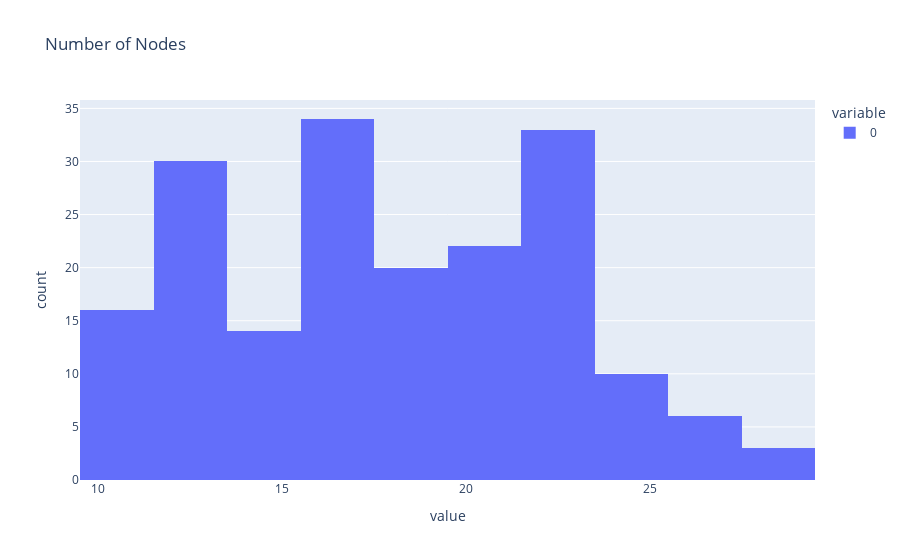
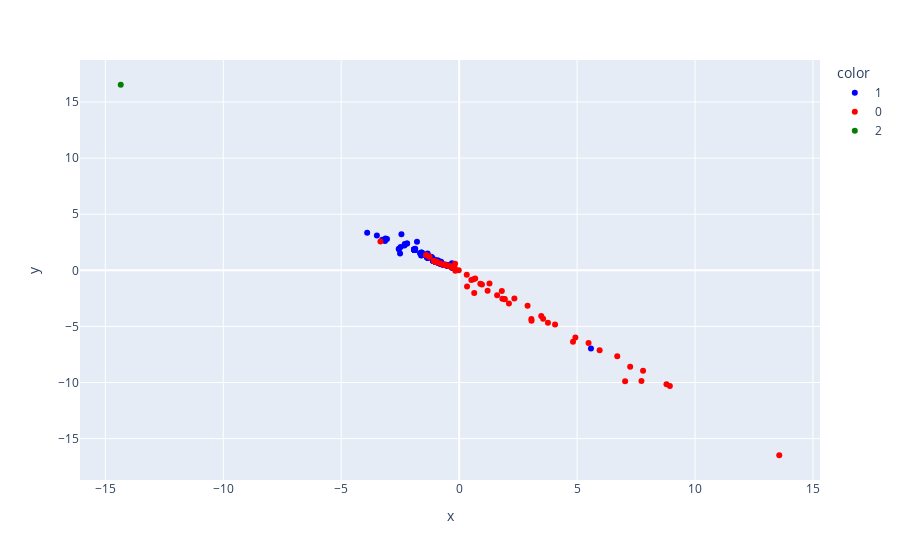
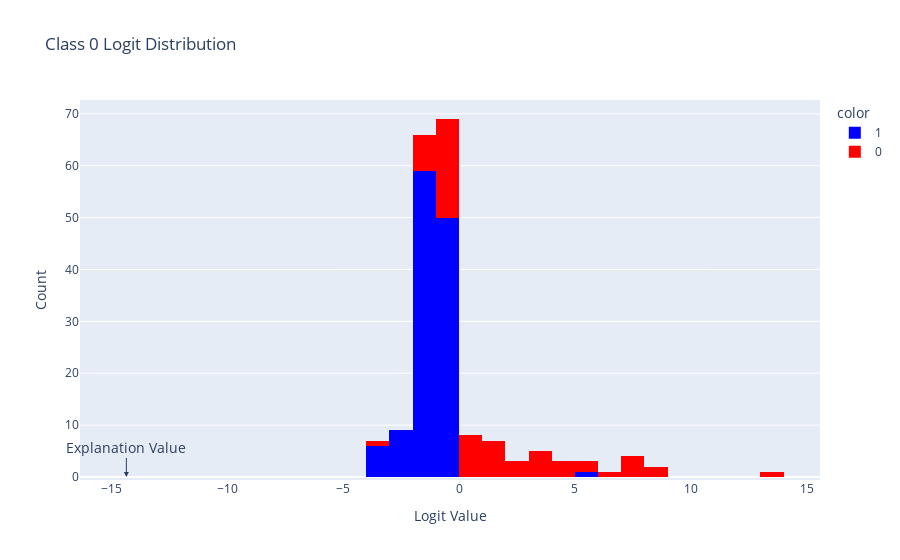
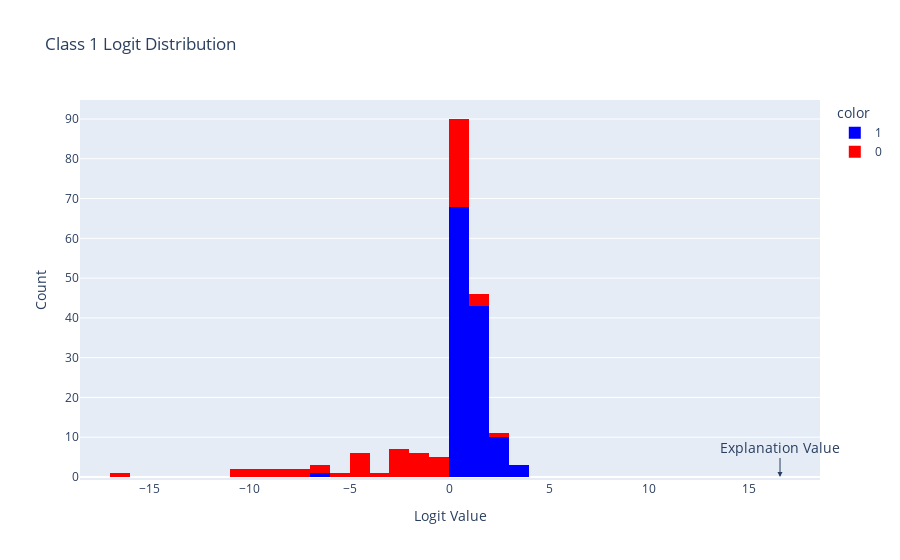

Notebook cell for these charts, in order:
### Code cell
all_outputs = []
max_output_value, min_output_value = None, None
max_activation_value = -float("inf")
num_nodes = []
for i, data in enumerate(dataset):
    data.x = data.x.double()
    outputs = nn(data).detach().numpy()
    if outputs[0][0] < -15: print(i)
    all_outputs.append(outputs)
    if max_output_value is None: max_output_value, min_output_value = -float("inf")*np.ones_like(outputs), float("inf")*np.ones_like(outputs)
    max_output_value = np.max(np.stack([max_output_value, outputs]),axis=0)
    min_output_value = np.min(np.stack([min_output_value, outputs]),axis=0)

    all_layer_outputs = nn.get_all_layer_outputs(data)
    embedding = dict(all_layer_outputs)[]

    all_activations = [output for _, output in all_layer_outputs]
    max_activation_value = max(max_activation_value, max(float(torch.max(torch.abs(activation))) for activation in all_activations))
    num_nodes.append(data.num_nodes)
print("Max Absolute Activation Value:", max_activation_value)
print("Min Class Output Value:", min_output_value)
print("Max Class Output Value:", max_output_value)
px.histogram(num_nodes, title="Number of Nodes").show()


all_outputs = np.concatenate(all_outputs, axis=0)
px.scatter(x=list(all_outputs[:, 0])+[exp_output[0]], y=list(all_outputs[:, 1])+[exp_output[1]], color=[str(int(d.y)) for d in dataset]+["2"], color_discrete_map={"0": "Red", "1": "Blue", "2": "Green"}).show()
for i in range(all_outputs.shape[-1]):
    fig = px.histogram(all_outputs[:, i], title=f"Class {i} Logit Distribution", color=[int(d.y) for d in dataset], color_discrete_map={0: "Red", 1: "Blue"})

    fig.add_annotation(
        text="Explanation Value",
        x=exp_output[i],
        y=0,  # Adjust the y-coordinate as needed
        showarrow=True,
        arrowhead=2,
        ax=0,  # Adjust the text label's position relative to the point
        font=dict(
            size=14,
        )
    )

    fig.update_layout(
        xaxis_title="Logit Value",
        yaxis_title="Count",
    )

    fig.update_xaxes(
        range=[min(min(all_outputs[:, i]), exp_output[i])-2, max(max(all_outputs[:, i]), exp_output[i])+2]
    )    

    fig.show()

### Figure 1 — Plotly figure (JSON) as saved in the notebook; plotly's stock layout.template omitted (floating-point values rounded to 4 significant figures; data arrays with more than 128 entries replaced by an {"elided": "..."} marker saying what was removed)
{"data": [{"alignmentgroup": "True", "bingroup": "x", "hovertemplate": "variable=0<br>value=%{x}<br>count=%{y}<extra></extra>", "legendgroup": "0", "marker": {"color": "#636efa", "pattern": {"shape": ""}}, "name": "0", "offsetgroup": "0", "orientation": "v", "showlegend": true, "type": "histogram", "x": {"elided": "188 int values"}, "xaxis": "x", "yaxis": "y"}], "layout": {"barmode": "relative", "legend": {"title": {"text": "variable"}, "tracegroupgap": 0}, "title": {"text": "Number of Nodes"}, "xaxis": {"anchor": "y", "domain": [0, 1], "title": {"text": "value"}}, "yaxis": {"anchor": "x", "domain": [0, 1], "title": {"text": "count"}}}}

### Figure 2 — Plotly figure (JSON) as saved in the notebook; plotly's stock layout.template omitted (floating-point values rounded to 4 significant figures)
{"data": [{"hovertemplate": "color=1<br>x=%{x}<br>y=%{y}<extra></extra>", "legendgroup": "1", "marker": {"color": "Blue", "symbol": "circle"}, "mode": "markers", "name": "1", "orientation": "v", "showlegend": true, "type": "scatter", "x": [-1.105, -1.34, -0.5176, -1.788, -1.105, -1.107, -0.9132, -0.8313, -1.322, -0.9081, -1.067, -1.056, -0.6228, -2.32, -1.911, -2.307, -1.05, -1.119, -1.889, -0.5806, -0.4173, -1.911, -1.016, -0.8459, -2.482, -0.5407, -1.096, -0.9938, -1.352, -1.105, -1.144, -1.889, -0.8285, -1.105, -2.558, -0.4887, -0.9369, -1.039, -0.6849, -0.3071, -3.122, -0.4575, -2.208, -1.911, -0.5451, -0.4901, -1.612, -0.5656, -1.863, -1.889, -0.6847, -0.9409, -1.072, -1.891, -0.6143, -1.188, -1.34, -1.442, -0.7373, -0.2991, -1.911, -1.911, -0.8821, -1.904, -2.21, -1.352, -1.889, -1.349, -0.4715, -0.6449, -1.337, -1.037, -1.889, -0.7634, -1.352, -1.904, 5.588, -1.583, -0.7432, -1.322, -0.9831, -1.027, -0.8832, -0.4619, -1.889, -0.735, -1.657, -1.352, -3.143, -0.5422, -1.027, -0.8285, -1.612, -1.011, -0.634, -0.4286, -0.402, -1.027, -2.558, -3.259, -0.8285, -1.027, -1.585, -1.583, -1.585, -0.9369, -0.5262, -0.8285, -0.9262, -1.325, -2.448, -0.8049, -1.207, -3.06, -1.312, -3.899, -0.5349, -0.8098, -0.8832, -3.488, -2.504, -0.9869, -0.8049, -0.8097, -1.635], "xaxis": "x", "y": [0.8571, 1.135, 0.4308, 2.549, 0.8571, 0.8543, 0.8897, 0.6297, 1.114, 0.6951, 0.9452, 0.9478, 0.4824, 2.203, 1.844, 2.336, 0.9259, 1.033, 1.818, 0.4987, 0.3816, 1.844, 0.7627, 0.7968, 2.086, 0.4755, 0.8508, 0.7793, 1.15, 0.8571, 1.137, 1.818, 0.6311, 0.8571, 1.895, 0.4166, 0.7152, 0.8037, 0.516, 0.6358, 2.836, 0.4107, 2.395, 1.844, 0.5024, 0.4276, 1.327, 0.4543, 1.92, 1.818, 0.5128, 0.718, 0.8301, 1.822, 0.4782, 1.203, 1.135, 1.397, 0.5386, 0.1993, 1.844, 1.844, 0.7218, 1.836, 2.397, 1.15, 1.818, 1.145, 0.4228, 0.4932, 1.5, 0.7963, 1.818, 0.7553, 1.15, 1.836, -6.979, 1.563, 0.5421, 1.114, 0.7535, 0.7892, 0.6771, 0.4113, 1.818, 0.5374, 1.527, 1.15, 2.617, 0.4428, 0.7892, 0.6311, 1.596, 0.7593, 0.4879, 0.3793, 0.3531, 0.7892, 1.895, 2.728, 0.6311, 0.7892, 1.567, 1.351, 1.567, 0.7152, 0.4625, 0.6311, 0.7121, 1.119, 3.208, 0.6075, 1.153, 2.792, 1.267, 3.35, 0.4392, 0.6145, 0.6771, 3.097, 1.502, 0.7562, 0.6075, 0.6108, 1.504], "yaxis": "y"}, {"hovertemplate": "color=0<br>x=%{x}<br>y=%{y}<extra></extra>", "legendgroup": "0", "marker": {"color": "Red", "symbol": "circle"}, "mode": "markers", "name": "0", "orientation": "v", "showlegend": true, "type": "scatter", "x": [0.5176, 1.932, 1.61, -1.039, 13.57, 0.3344, 8.79, 4.066, -0.9411, -0.9641, -1.024, 5.485, -0.9329, 4.826, -0.9607, 1.206, -0.6547, -0.4286, 7.797, -0.4103, 0.6807, -0.3213, -1.062, -0.8009, -0.5826, -3.337, 2.111, -0.4553, -1.253, -0.01788, 0.8976, -0.2946, 0.6064, -0.4462, 3.061, -1.074, 1.925, 3.56, 1.808, -1.406, -0.1855, 1.285, 3.765, 3.068, 8.933, 4.928, -0.1735, -0.3959, 5.955, 7.728, 7.036, 0.6388, 3.48, 1.832, 0.9666, 2.341, 2.901, -0.6509, 7.25, -0.162, -1.29, 6.702, 0.3233], "xaxis": "x", "y": [-0.8611, -2.58, -2.225, 0.8021, -16.48, -1.438, -10.16, -4.82, 0.7242, 0.7401, 0.7924, -6.485, 0.7123, -6.371, 0.7378, -1.831, 0.4981, 0.3793, -8.962, 0.3523, -0.7226, 0.2681, 0.8234, 0.6118, 0.4936, 2.557, -2.961, 0.4055, 1.211, 0.01472, -1.187, 0.2434, -0.7923, 0.3984, -4.34, 0.8307, -2.563, -4.311, -1.834, 1.354, 0.1841, -1.18, -4.674, -4.507, -10.31, -6.0, 0.5849, 0.3532, -7.121, -9.872, -9.88, -2.016, -4.079, -2.533, -1.274, -2.504, -3.169, 0.5214, -8.6, -0.03281, 1.237, -7.667, -0.3882], "yaxis": "y"}, {"hovertemplate": "color=2<br>x=%{x}<br>y=%{y}<extra></extra>", "legendgroup": "2", "marker": {"color": "Green", "symbol": "circle"}, "mode": "markers", "name": "2", "orientation": "v", "showlegend": true, "type": "scatter", "x": [-14.35], "xaxis": "x", "y": [16.54], "yaxis": "y"}], "layout": {"legend": {"title": {"text": "color"}, "tracegroupgap": 0}, "margin": {"t": 60}, "xaxis": {"anchor": "y", "domain": [0, 1], "title": {"text": "x"}}, "yaxis": {"anchor": "x", "domain": [0, 1], "title": {"text": "y"}}}}

### Figure 3 — Plotly figure (JSON) as saved in the notebook; plotly's stock layout.template omitted (floating-point values rounded to 4 significant figures)
{"data": [{"alignmentgroup": "True", "bingroup": "x", "hovertemplate": "color=1<br>value=%{x}<br>count=%{y}<extra></extra>", "legendgroup": "1", "marker": {"color": "Blue", "pattern": {"shape": ""}}, "name": "1", "offsetgroup": "1", "orientation": "v", "showlegend": true, "type": "histogram", "x": [-1.105, -1.34, -0.5176, -1.788, -1.105, -1.107, -0.9132, -0.8313, -1.322, -0.9081, -1.067, -1.056, -0.6228, -2.32, -1.911, -2.307, -1.05, -1.119, -1.889, -0.5806, -0.4173, -1.911, -1.016, -0.8459, -2.482, -0.5407, -1.096, -0.9938, -1.352, -1.105, -1.144, -1.889, -0.8285, -1.105, -2.558, -0.4887, -0.9369, -1.039, -0.6849, -0.3071, -3.122, -0.4575, -2.208, -1.911, -0.5451, -0.4901, -1.612, -0.5656, -1.863, -1.889, -0.6847, -0.9409, -1.072, -1.891, -0.6143, -1.188, -1.34, -1.442, -0.7373, -0.2991, -1.911, -1.911, -0.8821, -1.904, -2.21, -1.352, -1.889, -1.349, -0.4715, -0.6449, -1.337, -1.037, -1.889, -0.7634, -1.352, -1.904, 5.588, -1.583, -0.7432, -1.322, -0.9831, -1.027, -0.8832, -0.4619, -1.889, -0.735, -1.657, -1.352, -3.143, -0.5422, -1.027, -0.8285, -1.612, -1.011, -0.634, -0.4286, -0.402, -1.027, -2.558, -3.259, -0.8285, -1.027, -1.585, -1.583, -1.585, -0.9369, -0.5262, -0.8285, -0.9262, -1.325, -2.448, -0.8049, -1.207, -3.06, -1.312, -3.899, -0.5349, -0.8098, -0.8832, -3.488, -2.504, -0.9869, -0.8049, -0.8097, -1.635], "xaxis": "x", "yaxis": "y"}, {"alignmentgroup": "True", "bingroup": "x", "hovertemplate": "color=0<br>value=%{x}<br>count=%{y}<extra></extra>", "legendgroup": "0", "marker": {"color": "Red", "pattern": {"shape": ""}}, "name": "0", "offsetgroup": "0", "orientation": "v", "showlegend": true, "type": "histogram", "x": [0.5176, 1.932, 1.61, -1.039, 13.57, 0.3344, 8.79, 4.066, -0.9411, -0.9641, -1.024, 5.485, -0.9329, 4.826, -0.9607, 1.206, -0.6547, -0.4286, 7.797, -0.4103, 0.6807, -0.3213, -1.062, -0.8009, -0.5826, -3.337, 2.111, -0.4553, -1.253, -0.01788, 0.8976, -0.2946, 0.6064, -0.4462, 3.061, -1.074, 1.925, 3.56, 1.808, -1.406, -0.1855, 1.285, 3.765, 3.068, 8.933, 4.928, -0.1735, -0.3959, 5.955, 7.728, 7.036, 0.6388, 3.48, 1.832, 0.9666, 2.341, 2.901, -0.6509, 7.25, -0.162, -1.29, 6.702, 0.3233], "xaxis": "x", "yaxis": "y"}], "layout": {"annotations": [{"arrowhead": 2, "ax": 0, "font": {"size": 14}, "showarrow": true, "text": "Explanation Value", "x": -14.35, "y": 0}], "barmode": "relative", "legend": {"title": {"text": "color"}, "tracegroupgap": 0}, "title": {"text": "Class 0 Logit Distribution"}, "xaxis": {"anchor": "y", "domain": [0, 1], "range": [-16.35, 15.57], "title": {"text": "Logit Value"}}, "yaxis": {"anchor": "x", "domain": [0, 1], "title": {"text": "Count"}}}}

### Figure 4 — Plotly figure (JSON) as saved in the notebook; plotly's stock layout.template omitted (floating-point values rounded to 4 significant figures)
{"data": [{"alignmentgroup": "True", "bingroup": "x", "hovertemplate": "color=1<br>value=%{x}<br>count=%{y}<extra></extra>", "legendgroup": "1", "marker": {"color": "Blue", "pattern": {"shape": ""}}, "name": "1", "offsetgroup": "1", "orientation": "v", "showlegend": true, "type": "histogram", "x": [0.8571, 1.135, 0.4308, 2.549, 0.8571, 0.8543, 0.8897, 0.6297, 1.114, 0.6951, 0.9452, 0.9478, 0.4824, 2.203, 1.844, 2.336, 0.9259, 1.033, 1.818, 0.4987, 0.3816, 1.844, 0.7627, 0.7968, 2.086, 0.4755, 0.8508, 0.7793, 1.15, 0.8571, 1.137, 1.818, 0.6311, 0.8571, 1.895, 0.4166, 0.7152, 0.8037, 0.516, 0.6358, 2.836, 0.4107, 2.395, 1.844, 0.5024, 0.4276, 1.327, 0.4543, 1.92, 1.818, 0.5128, 0.718, 0.8301, 1.822, 0.4782, 1.203, 1.135, 1.397, 0.5386, 0.1993, 1.844, 1.844, 0.7218, 1.836, 2.397, 1.15, 1.818, 1.145, 0.4228, 0.4932, 1.5, 0.7963, 1.818, 0.7553, 1.15, 1.836, -6.979, 1.563, 0.5421, 1.114, 0.7535, 0.7892, 0.6771, 0.4113, 1.818, 0.5374, 1.527, 1.15, 2.617, 0.4428, 0.7892, 0.6311, 1.596, 0.7593, 0.4879, 0.3793, 0.3531, 0.7892, 1.895, 2.728, 0.6311, 0.7892, 1.567, 1.351, 1.567, 0.7152, 0.4625, 0.6311, 0.7121, 1.119, 3.208, 0.6075, 1.153, 2.792, 1.267, 3.35, 0.4392, 0.6145, 0.6771, 3.097, 1.502, 0.7562, 0.6075, 0.6108, 1.504], "xaxis": "x", "yaxis": "y"}, {"alignmentgroup": "True", "bingroup": "x", "hovertemplate": "color=0<br>value=%{x}<br>count=%{y}<extra></extra>", "legendgroup": "0", "marker": {"color": "Red", "pattern": {"shape": ""}}, "name": "0", "offsetgroup": "0", "orientation": "v", "showlegend": true, "type": "histogram", "x": [-0.8611, -2.58, -2.225, 0.8021, -16.48, -1.438, -10.16, -4.82, 0.7242, 0.7401, 0.7924, -6.485, 0.7123, -6.371, 0.7378, -1.831, 0.4981, 0.3793, -8.962, 0.3523, -0.7226, 0.2681, 0.8234, 0.6118, 0.4936, 2.557, -2.961, 0.4055, 1.211, 0.01472, -1.187, 0.2434, -0.7923, 0.3984, -4.34, 0.8307, -2.563, -4.311, -1.834, 1.354, 0.1841, -1.18, -4.674, -4.507, -10.31, -6.0, 0.5849, 0.3532, -7.121, -9.872, -9.88, -2.016, -4.079, -2.533, -1.274, -2.504, -3.169, 0.5214, -8.6, -0.03281, 1.237, -7.667, -0.3882], "xaxis": "x", "yaxis": "y"}], "layout": {"annotations": [{"arrowhead": 2, "ax": 0, "font": {"size": 14}, "showarrow": true, "text": "Explanation Value", "x": 16.54, "y": 0}], "barmode": "relative", "legend": {"title": {"text": "color"}, "tracegroupgap": 0}, "title": {"text": "Class 1 Logit Distribution"}, "xaxis": {"anchor": "y", "domain": [0, 1], "range": [-18.48, 18.54], "title": {"text": "Logit Value"}}, "yaxis": {"anchor": "x", "domain": [0, 1], "title": {"text": "Count"}}}}
